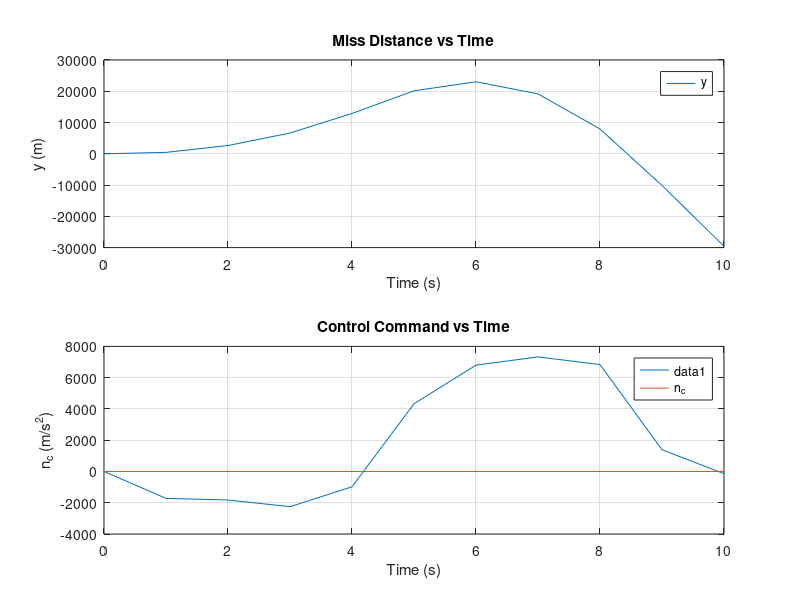

Write MATLAB code to recreate this figure.
clear
close all

% Constants
VM = 3000 * 0.3048; % Missile velocity (ft/s to m/s)
VT = 1000 * 0.3048; % Target velocity (ft/s to m/s)
R0 = 40000 * 0.3048; % Initial range (ft to m)
tgo = R0 / (VM + VT); % Time to go (s)
dt = 1; % Time step (s)
t_final = tgo; % Simulation time (s)

% Initial conditions
x0 = [0; VM * sin(deg2rad(30)); 0]; % Initial state vector [y, y_dot, nT]
theta_m = deg2rad(30); % Missile initial heading (30 degrees in radians)
theta_t = 0; % Target initial heading (rad)

% Time vector
t = 0:dt:t_final;

% Preallocate arrays for results
x = zeros(3, length(t));
lambda = zeros(3, length(t));
nc = zeros(1, length(t));
n1 = zeros(1, length(t));

% Initial state
x(:, 1) = x0;

% State transition matrix
A = [0 1 0; 0 0 1; 0 0 0];
B = [0; -1; 0];

% Performance index (final miss distance)
J = @(x) x(1, end)^2;

% Simulation loop
for i = 2:length(t)
    % Update target position
    x_t = R0 - VT * t(i);
    
    % Calculate line-of-sight (LOS) angle
    LOS_angle = atan2(0 - x(1, i-1), x_t - x(1, i-1));
    
    % Calculate closing velocity
    Vc = VM * cos(theta_m - LOS_angle) + VT * cos(theta_t - LOS_angle);
    
    % Calculate heading error
    heading_error = LOS_angle - theta_m;
    
    % Proportional Navigation (PN)
    nc(i) = 3 * Vc * heading_error; % Using N = 3 for simplicity
    
    % Update state
    x(:, i) = x(:, i-1) + (A * x(:, i-1) + B * nc(i)) * dt;
end

% Solve adjoint equations
for i = length(t):-1:2
    % Adjoint equations
    lambda(:, i-1) = lambda(:, i) - (A' * lambda(:, i)) * dt;
end

% Update control using adjoint variables
for i = 1:length(t)
    nc1(i) = -lambda(2, i) / B(2);
end

% Plot results
figure;
subplot(2, 1, 1);
plot(t, x(1, :), 'DisplayName', 'y');
xlabel('Time (s)');
ylabel('y (m)');
title('Miss Distance vs Time');
legend;
grid on;

subplot(2, 1, 2);
plot(t, nc, t,nc1,'DisplayName', 'n_c');
xlabel('Time (s)');
ylabel('n_c (m/s^2)');
title('Control Command vs Time');
legend;
grid on;
